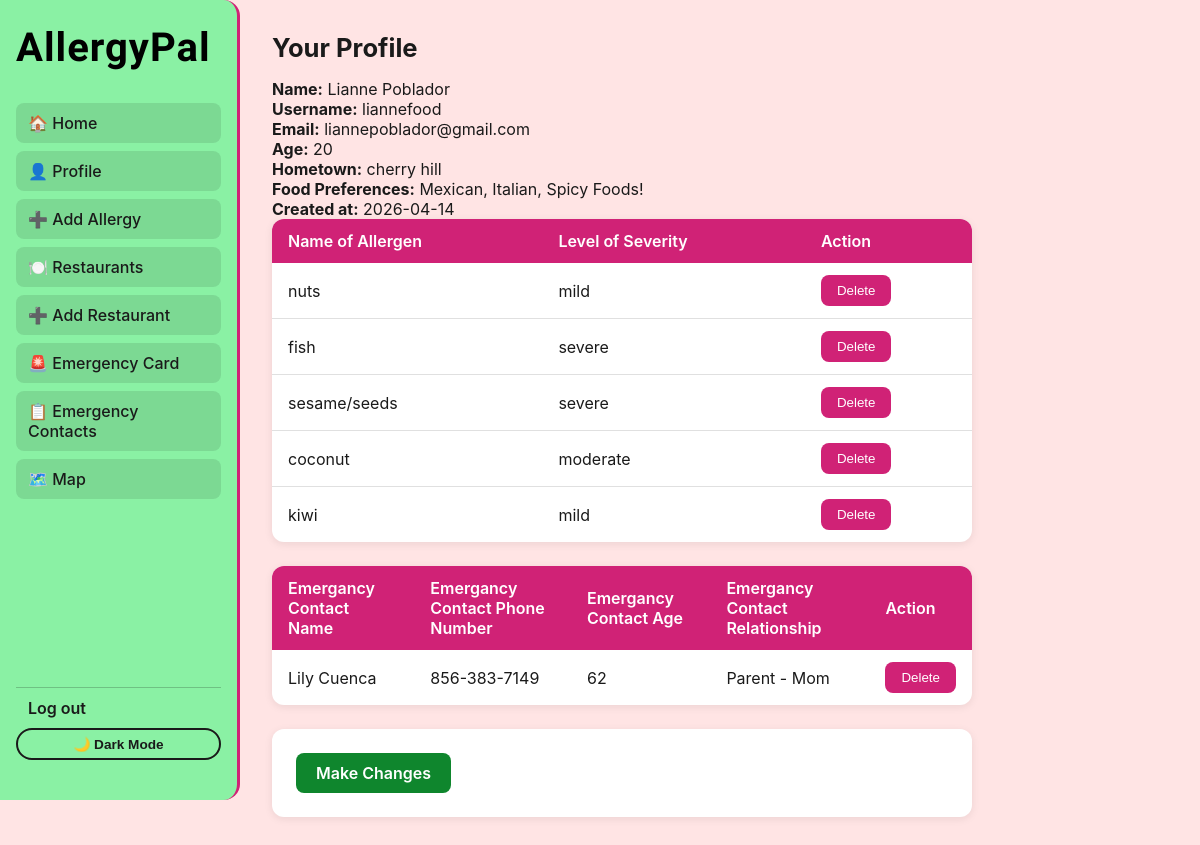
Screenshot of /profile (signed in) with the database file from the repository.
### tables this page shows
CREATE TABLE users (
    id INTEGER PRIMARY KEY AUTOINCREMENT,
    email TEXT NOT NULL UNIQUE,
    username TEXT NOT NULL UNIQUE,
    hash TEXT NOT NULL,
    name TEXT NOT NULL,
    age INTEGER NOT NULL,
    hometown TEXT NOT NULL,
    food_pref TEXT NOT NULL,
    created_at DATE NOT NULL
);

CREATE TABLE user_allergies (
    user_id INTEGER NOT NULL,
    allergy_id INTEGER NOT NULL,
    severity TEXT NOT NULL,
    notes TEXT,
    PRIMARY KEY (user_id, allergy_id), -- user_id and allergy_id is how this table is referenced
    FOREIGN KEY (user_id) REFERENCES users(id), -- user_id must match real user.id in users
    FOREIGN KEY (allergy_id) REFERENCES allergies(id) -- allergy_id must reference an allergy in the allergies table with an ID
);

CREATE TABLE allergies (
    id INTEGER PRIMARY KEY AUTOINCREMENT,
    name TEXT NOT NULL,
    category TEXT
);

CREATE TABLE emergency_contacts (
    id INTEGER PRIMARY KEY AUTOINCREMENT,
    user_id INTEGER NOT NULL,
    contact_name TEXT NOT NULL,
    phone TEXT NOT NULL,
    age INTEGER,
    email TEXT,
    address TEXT,
    relationship TEXT,
    notes TEXT,
    FOREIGN KEY (user_id) REFERENCES users(id)
);

### app.py (the view)
@app.route("/profile", methods=["GET"])
@login_required
def profile():
    current = session["user_id"]
    users = db.execute(
        "SELECT name, username, age, food_pref, hometown, email, created_at FROM users WHERE id = ?",
        current
    )
    allergens = db.execute(
        """SELECT allergies.id, allergies.name, user_allergies.severity
        FROM user_allergies
        JOIN allergies
        ON user_allergies.allergy_id = allergies.id
        WHERE user_allergies.user_id = ?""",
        current
    )
    er_contact = db.execute(
        """
        SELECT id, contact_name, phone, relationship, age
        FROM emergency_contacts
        WHERE user_id = ?
        """,
        current
    )
    if len(users) != 1:
        return "Error: User not found"
    row = users[0]
    return render_template(
        "profile.html",
        name = row["name"],
        age = row["age"],
        username = row["username"],
        food_pref = row["food_pref"],
        hometown = row["hometown"],
        email = row["email"],
        created_at = row["created_at"],
        allergens = allergens,
        er_contact = er_contact
        )

### helpers.py (called while the page is built)
def login_required(f):
    @wraps(f)
    def wrapped(*args, **kwargs):
        if session.get("user_id") is None:
            return redirect("/login")
        return f(*args, **kwargs)
    return wrapped

### templates/profile.html (shortened to what this page needs)
{% extends "layout.html" %}
{% block body %}
<div class="container mt-4" style="max-width: 700px;">
    <h2 class="mb-4">Your Profile</h2>
    <div class="mb-3">
        <strong>Name:</strong> {{ name }}
    </div>
    <div class="mb-3">
        <strong>Username:</strong> {{ username }}
    </div>
    <div class="mb-3">
        <strong>Email:</strong> {{ email }}
    </div>
    <div class="mb-3">
        <strong>Age:</strong> {{ age }}
    </div>
    <div class="mb-3">
        <strong>Hometown:</strong> {{ hometown }}
    </div>
    <div class="mb-3">
        <strong>Food Preferences:</strong> {{ food_pref }}
    </div>
    <div class="mb-3">
        <strong>Created at:</strong> {{ created_at }}
    </div>
    <div class="mb-3">
        <table>
            <thead>
                <tr>
                    <th>Name of Allergen</th>
                    <th>Level of Severity</th>
                    <th>Action</th>
                </tr>
            </thead>
            <tbody>
                {% for a in allergens %}
                <tr>
                    <td>{{ a.name }}</td>
                    <td>{{ a.severity }}</td>
                    <td>
                        <form action="{{ url_for('delete_allergy') }}" method="POST">
                            <button type ="submit">Delete</button>
                        </form>
                    </td>
                </tr>
                {% endfor %}
            </tbody>
        </table>
        <table>
            <thead>
                    <tr>
                        <th>Emergancy Contact Name</th>
                        <th>Emergancy Contact Phone Number</th>
                        <th>Emergancy Contact Age</th>
                        <th>Emergancy Contact Relationship</th>
                        <th>Action</th>
                    </tr>
            </thead>
            <tbody>
                {% for e in er_contact %}
                <tr>
                    <td>{{ e.contact_name }}</td>
                    <td>{{ e.phone }}</td>
                    <td>{{ e.age }}</td>
                    <td>{{ e.relationship }}</td>
                    <td>
                        <form action="{{ url_for('delete_er_contact') }}" method="POST">
                            <button type ="submit">Delete</button>
                        </form>
                    </td>
                </tr>
                {% endfor %}
            </tbody>
        </table>
    </div>
    <div class="profile-card">
        <a href="/edit_profile" class="btn profile-btn">
            Make Changes
        </a>
    </div>
</div>
{% endblock %}

### static/styles.css (style rules this page uses)
:root { --red: #d02276; --green: #0f862d; --bg: #ffe4e4; --surface: #ff9f9f; --text: #1a1a1a; --sidebar-bg: #8af1a4; --sidebar-text: #1a1a1a; --border: #e0e0e0; }
* { margin: 0; padding: 0; box-sizing: border-box; }
body { background-color: var(--bg); color: var(--text); font-family: 'Inter', 'Segoe UI', sans-serif; transition: background-color 0.3s, color 0.3s; }
table { width: 100%; border-collapse: collapse; margin-bottom: 24px; background-color: white; border-radius: 12px; overflow: hidden; box-shadow: 0 2px 8px rgba(0,0,0,0.08); }
th { background-color: var(--red); color: white; padding: 12px 16px; text-align: left; font-weight: 600; }
td { padding: 12px 16px; border-bottom: 1px solid var(--border); }
tr:last-child td { border-bottom: none; }
button { background-color: var(--red); color: white; border: none; padding: 8px 16px; border-radius: 8px; cursor: pointer; font-weight: 500; transition: opacity 0.2s; }
.btn { display: inline-block; padding: 10px 20px; border-radius: 8px; text-decoration: none; font-weight: 600; transition: opacity 0.2s; }
.profile-btn { background-color: var(--green); color: white; }
.profile-card { background-color: white; border-radius: 12px; padding: 24px; box-shadow: 0 2px 8px rgba(0,0,0,0.08); margin-bottom: 24px; }
h1, h2, h3 { color: var(--text); margin-bottom: 16px; }
h2 { font-size: 1.6rem; font-weight: 700; }

### rows the page displays
users: name "Lianne Poblador", username "liannefood", email "liannepoblador@gmail.com", hometown "cherry hill", food_pref "Mexican, Italian, Spicy Foods!", created_at "2026-04-14"
user_allergies: name "nuts", severity "mild"
user_allergies: name "fish", severity "severe"
user_allergies: name "sesame/seeds", severity "severe"
user_allergies: name "coconut", severity "moderate"
user_allergies: name "kiwi", severity "mild"
emergency_contacts: contact_name "Lily Cuenca", phone "856-383-7149", age "62", relationship "Parent - Mom"

### other values shown
{{ age }} "20"
